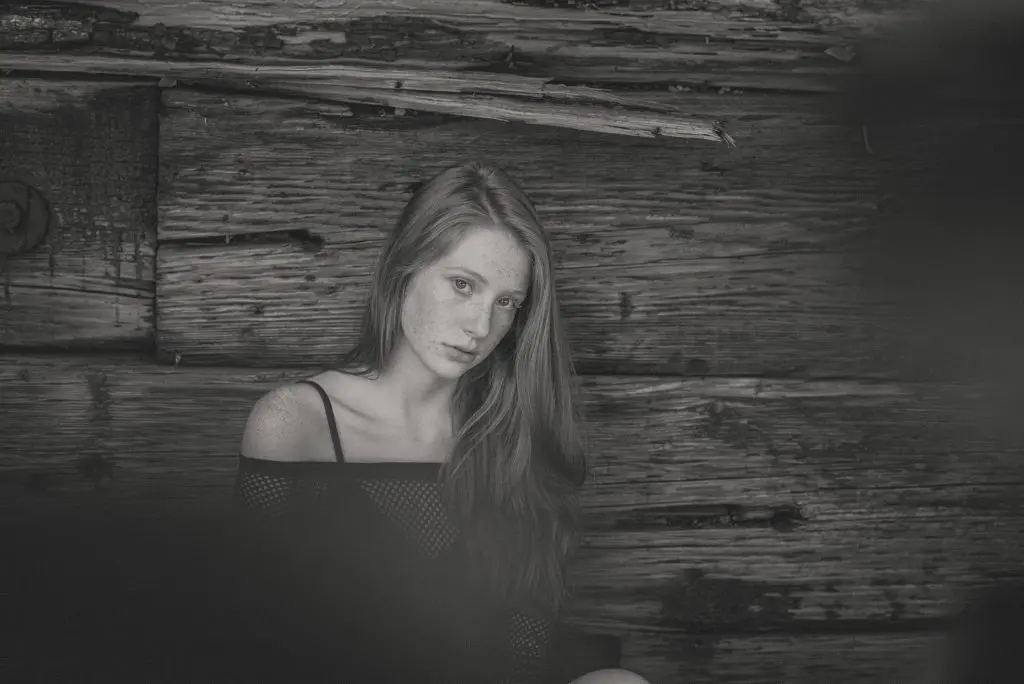
#> input picture minggu 4/image.png, 1024 x 684 px, given in place of bimodal.jpg, which was not available
$ python 24343045_Rangga_SegmentasiCitra.py   (older library calls are emulated)
#> lines starting #> are read from the running program, lines starting #| are printed output that depends on the picture; after the words box and inside, x2 and y2 are one past the last pixel; in counts of white or black regions, pixels touching at a corner belong together; pictures that were not available may be replaced by others from this repository, and a replacement may not be noted
import cv2
import numpy as np
import matplotlib.pyplot as plt
import time
import os
import pandas as pd

# =========================================================
# LOAD IMAGES
# =========================================================
def load_image(path):
#> called with path = 'bimodal.jpg'
    img = cv2.imread(path, 0)
#> img: shape (684, 1024); min 15, max 183, mean 64.7
    if img is None:
        print(f"[ERROR] Gambar tidak ditemukan: {path}")
        exit()
    return img

images = {
    "Bimodal": load_image("bimodal.jpg"),
    "Uneven": load_image("uneven.jpg"),
    "Overlapping": load_image("koin.jpg")
}
#> call 2 of load_image, with path = 'uneven.jpg'
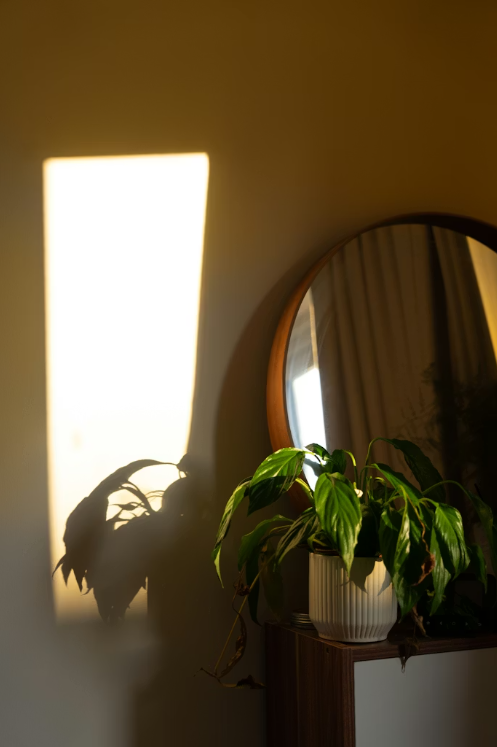
#> input picture minggu 4/uneven.png, 497 x 747 px, given in place of uneven.jpg, which was not available
#> call 3 of load_image, with path = 'koin.jpg'
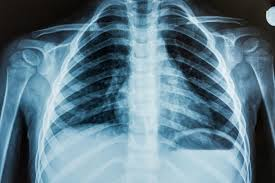
#> input picture minggu 4/medical.jpg, 275 x 183 px, given in place of koin.jpg, which was not available

# =========================================================
# GROUND TRUTH
# =========================================================
def load_gt(name, fallback_img):
#> called with name = 'Bimodal'
    path = f"gt_{name.lower()}.png"
    if os.path.exists(path):
        print(f"[INFO] Load GT: {path}")
        return load_image(path)
    else:
           return cv2.threshold(fallback_img, 100, 255, cv2.THRESH_BINARY)[1]
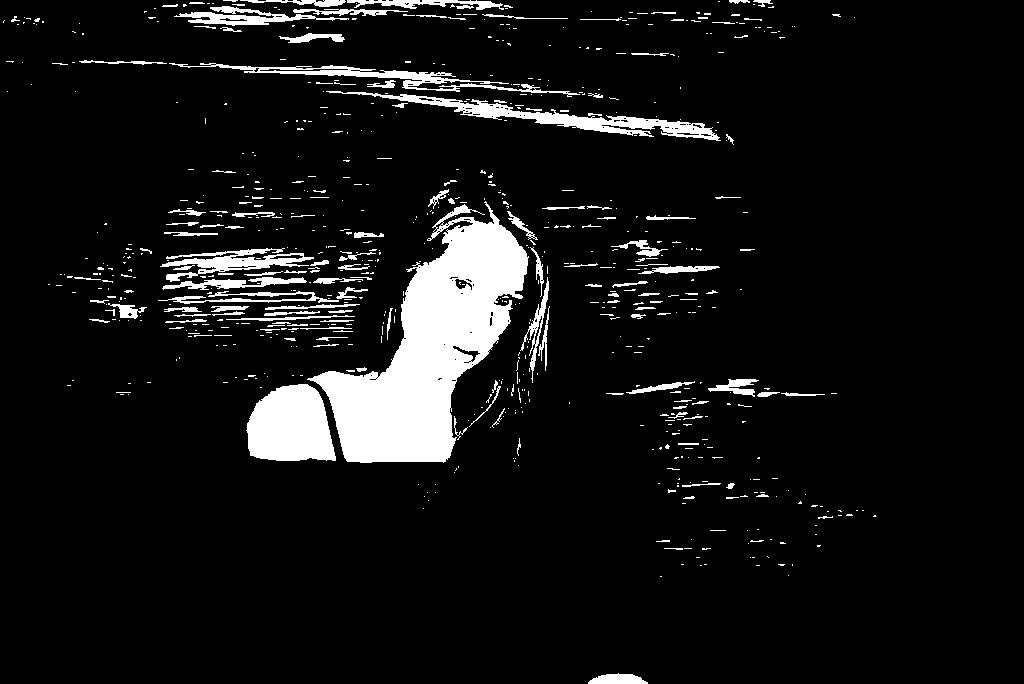
#> returned value: shape (684, 1024); 7.9% white; 724 white regions (574 under 20 px), largest, box (x1, y1, x2, y2) and area: (307, 201, 529, 463) 24964, (246, 384, 336, 461) 5438, (326, 91, 721, 141) 3639

gts = {}
for k, img in images.items():
    gts[k] = load_gt(k, img)


# =========================================================
# THRESHOLDING
# =========================================================
def thresholding(img):
    return {
        "Global": cv2.threshold(img,127,255,cv2.THRESH_BINARY)[1],
        "Otsu": cv2.threshold(img,0,255,cv2.THRESH_BINARY+cv2.THRESH_OTSU)[1],
        "Adaptive Mean": cv2.adaptiveThreshold(img,255,cv2.ADAPTIVE_THRESH_MEAN_C,cv2.THRESH_BINARY,11,2),
        "Adaptive Gaussian": cv2.adaptiveThreshold(img,255,cv2.ADAPTIVE_THRESH_GAUSSIAN_C,cv2.THRESH_BINARY,11,2)
    }


# =========================================================
# EDGE DETECTION
# =========================================================
def edge(img):
    sx = cv2.Sobel(img, cv2.CV_64F, 1, 0)
    sy = cv2.Sobel(img, cv2.CV_64F, 0, 1)

    magnitude = np.sqrt(sx**2 + sy**2)

    sobel = cv2.normalize(
        magnitude, None, 0, 255, cv2.NORM_MINMAX
    ).astype(np.uint8)

    orientation = np.arctan2(sy, sx) * 180 / np.pi

    prewitt = cv2.filter2D(img, -1, np.array([[1,0,-1],[1,0,-1],[1,0,-1]]))

    return {
        "Sobel": sobel,
        "Prewitt": prewitt,
        "Canny(50,150)": cv2.Canny(img,50,150),
        "Canny(100,200)": cv2.Canny(img,100,200),
        "Sobel Orientation": orientation
    }


# =========================================================
# REGION METHODS
# =========================================================
def auto_seed(img):

    y, x = np.unravel_index(np.argmax(img), img.shape)
    return (y, x)

def region_growing(img, seed, th=25):
    h,w = img.shape
    res = np.zeros_like(img)
    visited = np.zeros_like(img,bool)
    stack=[seed]

    while stack:
        x,y = stack.pop()
        if x<0 or y<0 or x>=h or y>=w or visited[x,y]:
            continue

        visited[x,y]=True

        if abs(int(img[x,y])-int(img[seed]))<th:
            res[x,y]=255
            for dx,dy in [(-1,0),(1,0),(0,-1),(0,1)]:
                stack.append((x+dx,y+dy))

    return res


def watershed_seg(img):
    _,th = cv2.threshold(img,0,255,cv2.THRESH_BINARY+cv2.THRESH_OTSU)

    dist = cv2.distanceTransform(th,cv2.DIST_L2,5)
    _,fg = cv2.threshold(dist,0.5*dist.max(),255,0)
    fg = fg.astype(np.uint8)

    unknown = cv2.subtract(th,fg)

    _,markers = cv2.connectedComponents(fg)
    markers += 1
    markers[unknown==255] = 0

    imgc = cv2.cvtColor(img,cv2.COLOR_GRAY2BGR)
    markers = cv2.watershed(imgc,markers)

    res = np.zeros_like(img)
    res[markers>1] = 255
    return res


def connected_components(img):
    _,bin = cv2.threshold(img,0,255,cv2.THRESH_BINARY+cv2.THRESH_OTSU)
    num_labels, labels = cv2.connectedComponents(bin)
    print(f"[INFO] Jumlah objek terdeteksi: {num_labels-1}")  # ✅ TAMBAHAN
    return bin


# =========================================================
# METRICS
# =========================================================
def metrics(p,g):
    p=(p>0); g=(g>0)

    tp=np.sum((p==1)&(g==1))
    fp=np.sum((p==1)&(g==0))
    fn=np.sum((p==0)&(g==1))
    tn=np.sum((p==0)&(g==0))

    acc=(tp+tn)/(tp+tn+fp+fn+1e-6)
    prec=tp/(tp+fp+1e-6)
    rec=tp/(tp+fn+1e-6)
    dice=2*tp/(2*tp+fp+fn+1e-6)
    iou=tp/(tp+fp+fn+1e-6)

    return acc,prec,rec,dice,iou


# =========================================================
# NOISE TEST
# =========================================================
def add_noise(img):
    noise=np.random.normal(0,20,img.shape)
    return np.clip(img+noise,0,255).astype(np.uint8)


# =========================================================
# MAIN PIPELINE
# =========================================================
for name, img in images.items():

    print("\n==============================")
    print("IMAGE:", name)
    print("==============================")

    gt = gts[name]
    results = {}
    times = {}

    # Threshold
    for k,v in thresholding(img).items():
        start = time.time()
        results[k] = v
        times[k] = time.time() - start

    # Edge
    for k,v in edge(img).items():
        start = time.time()
        results[k] = v
        times[k] = time.time() - start

    # Region
    seed = auto_seed(img)
    start = time.time()
    results["Region Growing"] = region_growing(img,seed)
    times["Region Growing"] = time.time() - start

    start = time.time()
    results["Watershed"] = watershed_seg(img)
    times["Watershed"] = time.time() - start

    start = time.time()
    results["Connected Component"] = connected_components(img)
    times["Connected Component"] = time.time() - start

    best=None
    best_score=0

    print(f"{'Method':<25} {'Dice':<10} {'IoU':<10} {'Time(s)'}")
    print("-"*60)

    table = []

    for k,v in results.items():

        if "Orientation" in k:
            continue

        acc,pre,rec,dice,iou = metrics(v,gt)

        print(f"{k:<25} {dice:.3f}     {iou:.3f}     {times.get(k,0):.4f}")

        table.append([k,acc,pre,rec,dice,iou,times.get(k,0)])

        if dice > best_score:
            best_score = dice
            best = k

    df = pd.DataFrame(table, columns=["Method","Accuracy","Precision","Recall","Dice","IoU","Time"])
    print("\nTABEL HASIL:")
    print(df)

    print("\nBEST METHOD:", best)

    # Robustness (noise)
    noisy = add_noise(img)
    noisy_res = thresholding(noisy)["Otsu"]
    _,_,_,dice_n,_ = metrics(noisy_res,gt)
    print("Otsu (Noise Test):", round(dice_n,3))

    # Overlay contour
    overlay = cv2.cvtColor(img,cv2.COLOR_GRAY2BGR)
    contours,_ = cv2.findContours(results[best],cv2.RETR_EXTERNAL,cv2.CHAIN_APPROX_SIMPLE)
    cv2.drawContours(overlay,contours,-1,(0,255,0),1)

    # Visualisasi
    plt.figure(figsize=(12,6))

    plt.subplot(2,3,1); plt.imshow(img,cmap='gray'); plt.title("Original"); plt.axis('off')
    plt.subplot(2,3,2); plt.imshow(gt,cmap='gray'); plt.title("Ground Truth"); plt.axis('off')
    plt.subplot(2,3,3); plt.imshow(results["Otsu"],cmap='gray'); plt.title("Otsu"); plt.axis('off')

    plt.subplot(2,3,4); plt.imshow(results["Canny(50,150)"],cmap='gray'); plt.title("Canny"); plt.axis('off')
    plt.subplot(2,3,5); plt.imshow(results["Watershed"],cmap='gray'); plt.title("Watershed"); plt.axis('off')
    plt.subplot(2,3,6); plt.imshow(overlay); plt.title(f"Overlay ({best})"); plt.axis('off')

    plt.tight_layout()
    plt.show()

    plt.figure(figsize=(10,4))

    plt.subplot(1,3,1)
    plt.imshow(img, cmap='gray')
    plt.title("Original")
    plt.axis('off')

    plt.subplot(1,3,2)
    plt.imshow(noisy, cmap='gray')
    plt.title("Noisy Image")
    plt.axis('off')

    plt.subplot(1,3,3)
    plt.imshow(noisy_res, cmap='gray')
    plt.title("Otsu (Noisy)")
    plt.axis('off')

    plt.tight_layout()
    plt.show()
#> this loop made 3 passes
#> (name, y in auto_seed, x in auto_seed, h in region_growing, w in region_growing, num_labels in connected_components) on passes 1 to 3: ('Bimodal', 364, 440, 684, 1024, 1062), ('Uneven', 159, 186, 747, 497, 44), ('Overlapping', 96, 232, 183, 275, 55)
#> (printed output is left out)
#> pass 1, in edge, `magnitude = np.sqrt(sx**2 + sy**2)`:
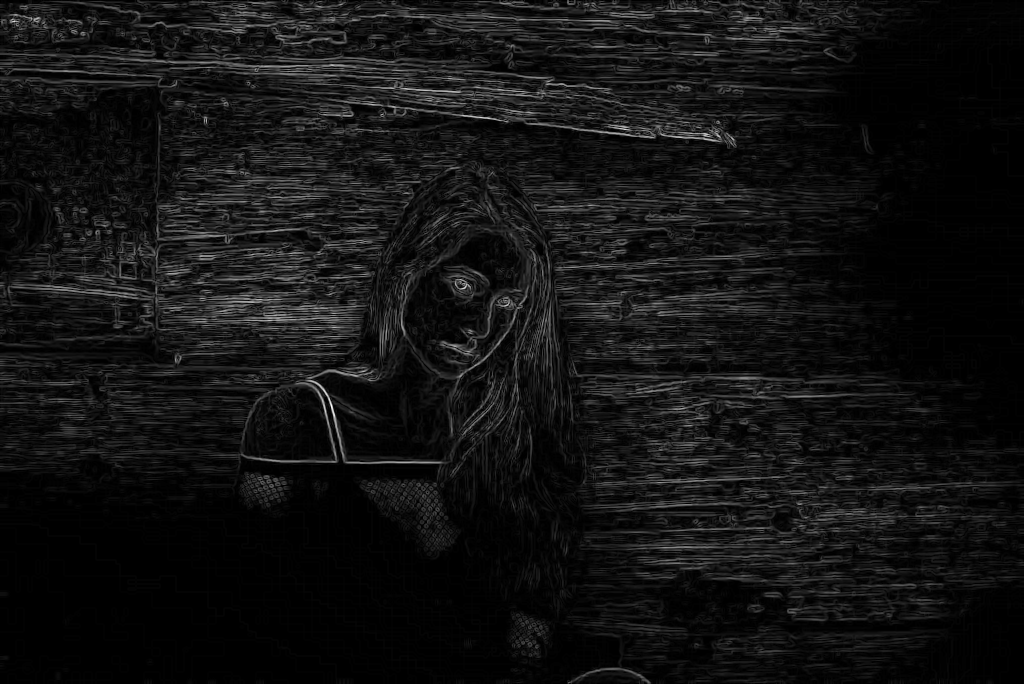
#> magnitude: shape (684, 1024) float64; min 0, max 432.6, mean 31.2; drawn with min black and max white
#> pass 1, `plt.show()`:
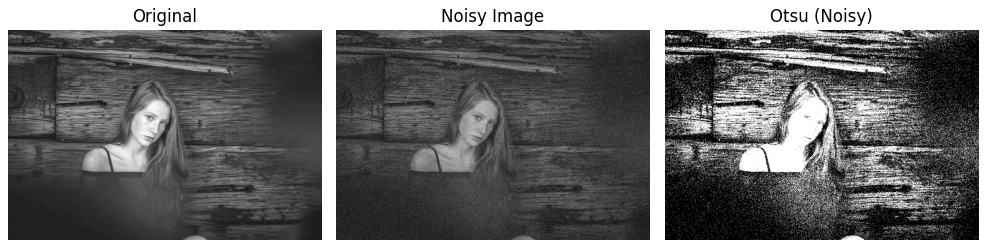
#> figure drawn by matplotlib, 3 panels
#> after the loop: noisy_res: shape (183, 275); 50.9% white; 266 black regions (254 under 20 px), largest, box (x1, y1, x2, y2) and area: (0, 0, 131, 135) 10314, (173, 0, 275, 183) 6260, (157, 0, 239, 150) 4892
#> after the loop:
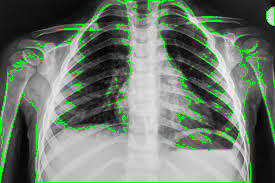
#> overlay: shape (183, 275, 3); mean B, G, R 109.8, 123.7, 109.8
#> after the loop:
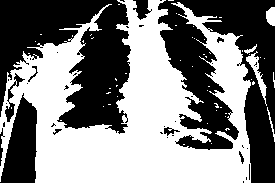
#> v: shape (183, 275); 50.8% white; 40 black regions (29 under 20 px), largest, box (x1, y1, x2, y2) and area: (158, 0, 275, 183) 11354, (0, 0, 131, 134) 10429, (0, 93, 37, 183) 2168
